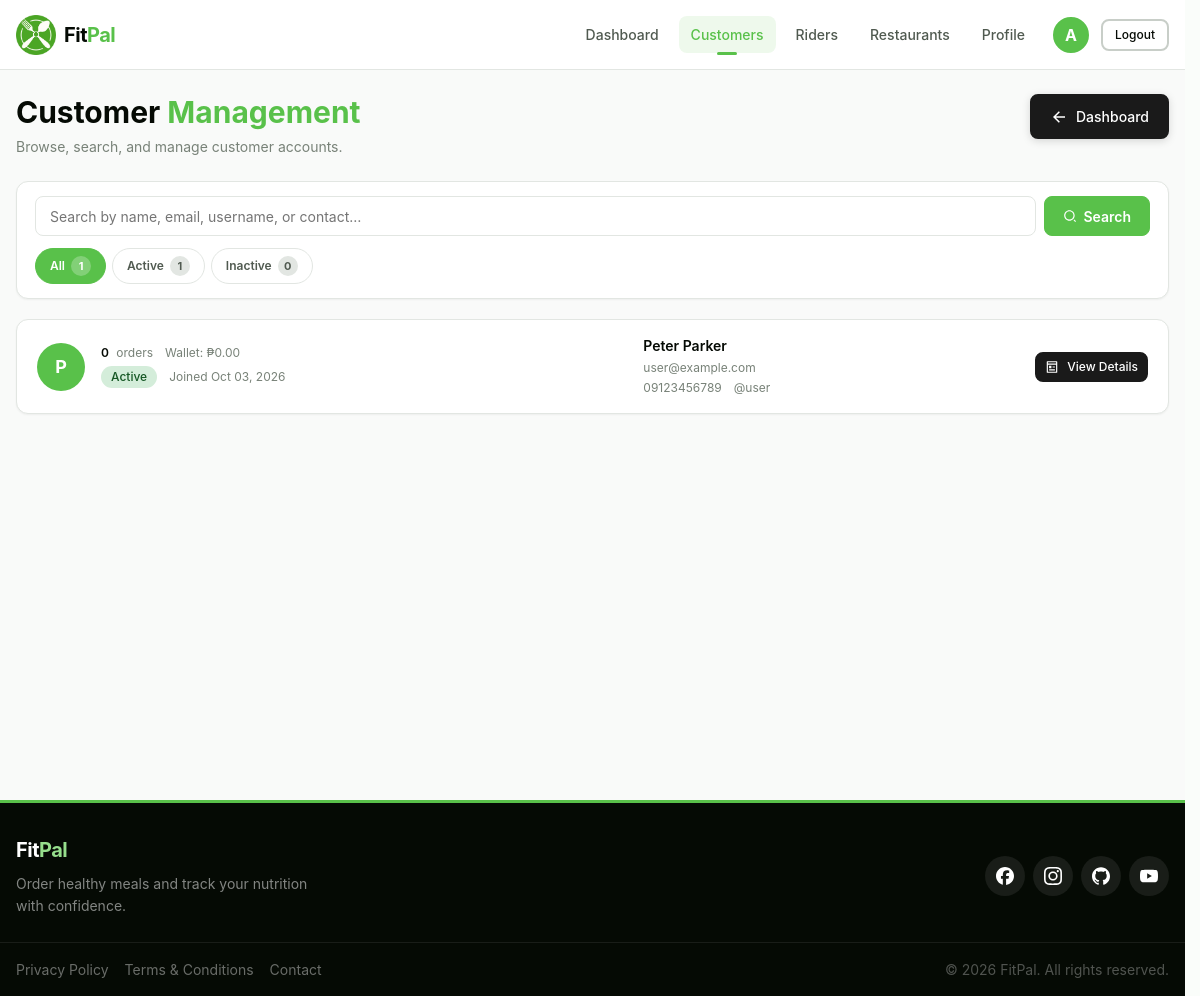
Page /admin/pages/customers.php (signed in) on the committed database.
### tables this page shows
CREATE TABLE customer (
    customer_id INT AUTO_INCREMENT PRIMARY KEY,
    first_name VARCHAR(50) NOT NULL,
    middle_name VARCHAR(50) NULL,
    last_name VARCHAR(50) NOT NULL,
    birthdate DATE NULL,
    gender VARCHAR(10) NULL CHECK (
        gender IN ('Male', 'Female', 'Other')
    ),
    email VARCHAR(100) NOT NULL UNIQUE,
    contact_number VARCHAR(15) NULL,
    username VARCHAR(30) NULL UNIQUE,
    password VARCHAR(255) NOT NULL,
    date_created TIMESTAMP DEFAULT CURRENT_TIMESTAMP,
    is_active TINYINT(1) DEFAULT 1,
    INDEX idx_email (email),
    INDEX idx_username (username),
    INDEX idx_contact_number (contact_number)
) COMMENT = 'Customer account information';

### admin/backend/database/admin-queries.php (called while the page is built, shortened)
<?php
function adminPaginationEnvelope(int $total, int $perPage, int $page): array
{
    $perPage = max(1, $perPage);
    $page    = max(1, $page);
    $totalPages = $total > 0 ? (int)ceil($total / $perPage) : 1;
    return [
        'total'      => $total,
        'perPage'    => $perPage,
        'page'       => $page,
        'totalPages' => $totalPages,
    ];
}
function getCustomersPaginated(
    PDO $db,
    int $page = 1,
    int $perPage = 5,
    string $search = '',
    string $statusFilter = 'all',
    bool $withTotal = true
): array {
    $where  = "WHERE 1=1";
    $params = [];
    if ($withTotal) {
        $countStmt = $db->prepare("SELECT COUNT(*) FROM customer c {$where}");
        $countStmt->execute();
        $total = (int)$countStmt->fetchColumn();
    } else {
        $total = 0;
    }
    $env = adminPaginationEnvelope($total, $perPage, $page);
    $stmt = $db->prepare(
        "SELECT
            c.customer_id, c.first_name, c.middle_name, c.last_name,
            c.email, c.contact_number, c.username, c.is_active, c.date_created,
            cp.dietary_preferences, cp.allergies, cp.fitness_goal,
            fa.balance,
            (SELECT COUNT(*) FROM orders o WHERE o.customer_id = c.customer_id) AS order_count
         FROM customer c
         LEFT JOIN customer_profile cp ON cp.customer_id = c.customer_id
         LEFT JOIN financial_account fa ON cp.financial_account_id = fa.financial_account_id
         {$where}
         ORDER BY c.date_created DESC
         LIMIT :limit OFFSET :offset"
    );
    $stmt->bindValue(':limit',  $env['perPage'], PDO::PARAM_INT);
    $stmt->bindValue(':offset', ($env['page'] - 1) * $env['perPage'], PDO::PARAM_INT);
    $stmt->execute();
    $rows = $stmt->fetchAll(PDO::FETCH_ASSOC);
    return [
        'rows'       => $rows,
        'total'      => $env['total'],
        'page'       => $env['page'],
        'perPage'    => $env['perPage'],
        'totalPages' => $env['totalPages'],
    ];
}
function getCustomerCountsByStatus(PDO $db): array
{
    $row = $db->query(
        "SELECT
            COUNT(*) AS all_count,
            SUM(CASE WHEN is_active = 1 THEN 1 ELSE 0 END) AS active_count,
            SUM(CASE WHEN is_active = 0 THEN 1 ELSE 0 END) AS inactive_count
         FROM customer"
    )->fetch(PDO::FETCH_ASSOC) ?: [];
    return [
        'all'      => (int)($row['all_count'] ?? 0),
        'active'   => (int)($row['active_count'] ?? 0),
        'inactive' => (int)($row['inactive_count'] ?? 0),
    ];
}
function formatAdminCurrency(int|float|string|null $amount): string
{
    return '₱' . number_format((float)($amount ?? 0), 2);
}
function formatAdminDateShort(?string $date): string
{
    $ts = strtotime($date);
    return $ts !== false ? date('M d, Y', $ts) : $date;
}
function adminName(array $row): string
{
    $parts = array_filter([
        $row['first_name']  ?? '',
        $row['middle_name'] ?? '',
        $row['last_name']   ?? '',
    ], static fn($v) => trim((string)$v) !== '');
    return trim(implode(' ', $parts)) ?: '—';
}
function adminInitial(array $row): string
{
    $first = trim((string)($row['first_name'] ?? ''));
    return strtoupper(substr($first !== '' ? $first : 'A', 0, 1));
}

### admin/pages/customers.php (the view, shortened to what this page needs)
<?php
require_once __DIR__ . '/../includes/header.php';
require_once __DIR__ . '/../backend/database/admin-queries.php';
$page     = isset($_GET['page']) ? max(1, (int)$_GET['page']) : 1;
$search   = isset($_GET['search']) ? trim((string)$_GET['search']) : '';
$status   = isset($_GET['status']) ? (string)$_GET['status'] : 'all';
$perPage  = 5;
$counts = getCustomerCountsByStatus($database_connection);
$data   = getCustomersPaginated($database_connection, $page, $perPage, $search, $status);
$rows   = $data['rows'];
function buildCustomerUrl(array $overrides = []): string
{
    $params = [
        'page'   => $_GET['page']   ?? 1,
        'search' => $_GET['search'] ?? '',
        'status' => $_GET['status'] ?? 'all',
    ];
    foreach ($overrides as $k => $v) {
        if ($v === null || $v === '') {
            unset($params[$k]);
        } else {
            $params[$k] = $v;
        }
    }
    return '?' . http_build_query($params);
}
?>
<div class="content admin-list-page">
    <div class="container">
        <header class="admin-page-header">
            <div class="admin-page-header-left">
                <h1 class="heading-2">Customer <span>Management</span></h1>
                <p class="text-muted">Browse, search, and manage customer accounts.</p>
            </div>
            <div class="admin-page-header-actions">
                <a href="dashboard.php" class="btn btn-outline btn-sm">
                    <img src="<?php echo $assetBase; ?>assets/images/icons/arrow-left-line.svg" alt="" class="btn-icon"
                        width="16" height="16">
                    <span>Dashboard</span>
                </a>
            </div>
        </header>
        <div class="admin-filter-bar">
            <form method="GET" action="" class="admin-search-form">
                <input type="text" name="search" class="admin-search-input"
                    placeholder="Search by name, email, username, or contact…"
                    value="<?php echo htmlspecialchars($search, ENT_QUOTES, 'UTF-8'); ?>">
                <button type="submit" class="admin-search-btn">
                    <img src="<?php echo $assetBase; ?>assets/images/icons/search-line.svg" alt=""
                        class="btn-icon btn-icon-14" width="14" height="14">
                    <span>Search</span>
                </button>
            </form>
            <nav class="admin-filter-tabs" aria-label="Customer status filter">
                <a href="<?php echo htmlspecialchars(buildCustomerUrl(['status' => 'all', 'page' => 1, 'search' => $search]), ENT_QUOTES, 'UTF-8'); ?>"
                    class="admin-filter-tab <?php echo $status === 'all' ? 'active' : ''; ?>">
                    All <span class="filter-count"><?php echo number_format($counts['all']); ?></span>
                </a>
                <a href="<?php echo htmlspecialchars(buildCustomerUrl(['status' => 'active', 'page' => 1, 'search' => $search]), ENT_QUOTES, 'UTF-8'); ?>"
                    class="admin-filter-tab <?php echo $status === 'active' ? 'active' : ''; ?>">
                    Active <span class="filter-count"><?php echo number_format($counts['active']); ?></span>
                </a>
                <a href="<?php echo htmlspecialchars(buildCustomerUrl(['status' => 'inactive', 'page' => 1, 'search' => $search]), ENT_QUOTES, 'UTF-8'); ?>"
                    class="admin-filter-tab <?php echo $status === 'inactive' ? 'active' : ''; ?>">
                    Inactive <span class="filter-count"><?php echo number_format($counts['inactive']); ?></span>
                </a>
            </nav>
        </div>
        <div class="admin-table-card">
            <?php if (empty($rows)): ?>
            <div class="admin-table-empty">
                <div class="admin-table-empty-icon" aria-hidden="true"
                    data-fallback-src="<?php echo $assetBase; ?>assets/images/icons/user-profile-circle.svg">
                    <img src="<?php echo $assetBase; ?>assets/images/icons/search-line.svg" alt="">
                </div>
                <p class="admin-table-empty-title">No customers found</p>
                <p class="admin-table-empty-text">
                    <?php if ($search !== ''): ?>
                    No results for "<?php echo htmlspecialchars($search, ENT_QUOTES, 'UTF-8'); ?>".
                    <?php else: ?>
                    Try a different filter or clear your search.
                    <?php endif; ?>
                </p>
            </div>
            <?php else: ?>
            <div class="admin-table-customers">
                <?php foreach ($rows as $c):
                    $cid = (int)$c['customer_id'];
                    $name = adminName($c);
                    $initial = adminInitial($c);
                    $isActive = (int)$c['is_active'] === 1;
                ?>
                <div class="admin-table-row">
                    <div class="admin-cell-avatar">
                        <?php echo htmlspecialchars($initial, ENT_QUOTES, 'UTF-8'); ?>
                    </div>
                    <div class="admin-cell-body">
                        <p class="admin-cell-title"><?php echo htmlspecialchars($name, ENT_QUOTES, 'UTF-8'); ?></p>
                        <p class="admin-cell-subtitle">
                            <?php echo htmlspecialchars((string)$c['email'], ENT_QUOTES, 'UTF-8'); ?>
                        </p>
                        <div class="admin-cell-meta">
                            <span class="admin-cell-meta-item">
                                <?php echo htmlspecialchars((string)($c['contact_number'] ?? '—'), ENT_QUOTES, 'UTF-8'); ?>
                            </span>
                            <span class="admin-cell-meta-item">
                                @<?php echo htmlspecialchars((string)($c['username'] ?? '—'), ENT_QUOTES, 'UTF-8'); ?>
                            </span>
                        </div>
                    </div>
                    <div class="admin-cell-body">
                        <div class="admin-cell-meta">
                            <span class="admin-cell-meta-item">
                                <strong><?php echo number_format((int)($c['order_count'] ?? 0)); ?></strong>&nbsp;orders
                            </span>
                            <span class="admin-cell-meta-item">
                                Wallet: <?php echo formatAdminCurrency((float)($c['balance'] ?? 0)); ?>
                            </span>
                        </div>
                        <div class="admin-cell-meta">
                            <span class="badge <?php echo $isActive ? 'badge-success' : 'badge-secondary'; ?>">
                                <?php echo $isActive ? 'Active' : 'Inactive'; ?>
                            </span>
                            <span class="admin-cell-meta-item">
                                Joined
                                <?php echo htmlspecialchars(formatAdminDateShort((string)($c['date_created'] ?? '')), ENT_QUOTES, 'UTF-8'); ?>
                            </span>
                        </div>
                    </div>
                    <div class="admin-cell-actions">
                        <a href="<?php echo htmlspecialchars(buildCustomerUrl(['open' => $cid]), ENT_QUOTES, 'UTF-8'); ?>"
                            class="btn btn-outline btn-sm">
                            <img src="<?php echo $assetBase; ?>assets/images/icons/pages-line.svg" alt=""
                                class="btn-icon btn-icon-14" width="14" height="14">
                            <span>View Details</span>
                        </a>
                    </div>
                </div>
                <?php endforeach; ?>
            </div>
            <?php endif; ?>
        </div>
    </div>
</div>
<?php require_once __DIR__ . '/../../shared/includes/footer.php'; ?>

### shared/assets/css/global.css (style rules this page uses)
:root { --text: #050a04; --background: #fafdfa; --primary: #59c14a; --secondary: #96de8c; --accent: #6cd85c; --primary-dark: #3d8a32; --primary-light: #7dce6e; --secondary-dark: #6cb862; --secondary-light: #b0e8a8; --accent-dark: #4ab83a; --accent-light: #8ae07c; --white: #ffffff; --black: #000000; --gray: #718096; --gray-50: #f9faf9; --gray-100: #f0f2f0; --gray-200: #e2e6e2; --gray-300: #c8cec8; --gray-400: #a0a8a0; --gray-500: #788278; --gray-600: #505a50; --gray-700: #384238; --gray-800: #202a20; --gray-900: #0a120a; --success: #28a745; --warning: #ffc107; --danger: #dc3545; --info: #17a2b8; --font-family: -apple-system, BlinkMacSystemFont, 'Segoe UI', Roboto, Oxygen, Ubuntu, Cantarell, 'Helvetica Neue', Arial, sans-serif; --font-size-xs: 0.75rem; --font-size-sm: 0.875rem; --font-size-base: 1rem; --font-size-lg: 1.125rem; --font-size-xl: 1.25rem; --font-size-2xl: 1.5rem; --font-size-3xl: 1.875rem; --font-size-4xl: 2.25rem; --font-size-5xl: 3rem; --font-weight-normal: 400; --font-weight-medium: 500; --font-weight-semibold: 600; --font-weight-bold: 700; --line-height-tight: 1.2; --line-height-normal: 1.5; --line-height-relaxed: 1.75; --spacing-1: 0.25rem; --spacing-2: 0.5rem; --spacing-3: 0.75rem; --spacing-4: 1rem; --spacing-5: 1.25rem; --spacing-6: 1.5rem; --spacing-8: 2rem; --spacing-10: 2.5rem; --spacing-12: 3rem; --spacing-16: 4rem; --spacing-20: 5rem; --radius-sm: 0.25rem; --radius-base: 0.5rem; --radius-lg: 0.75rem; --radius-xl: 1rem; --radius-full: 9999px; --shadow-sm: 0 1px 2px rgba(5, 10, 4, 0.05); --shadow-base: 0 1px 3px rgba(5, 10, 4, 0.1), 0 1px 2px rgba(5, 10, 4, 0.06); --shadow-md: 0 4px 6px rgba(5, 10, 4, 0.07), 0 2px 4px rgba(5, 10, 4, 0.06); --shadow-lg: 0 10px 15px rgba(5, 10, 4, 0.1), 0 4px 6px rgba(5, 10, 4, 0.05); --shadow-xl: 0 20px 25px rgba(5, 10, 4, 0.1), 0 10px 10px rgba(5, 10, 4, 0.04); --transition-fast: 150ms ease; --transition-base: 250ms ease; --transition-slow: 350ms ease; --z-dropdown: 1000; --z-sticky: 1020; --z-fixed: 1030; --z-modal-backdrop: 1040; --z-modal: 1050; --z-popover: 1060; --z-tooltip: 1070; }
*, *::before, *::after { box-sizing: border-box; margin: 0; padding: 0; }
html { scroll-behavior: smooth; -webkit-text-size-adjust: 100%; }
body { font-family: var(--font-family); font-size: var(--font-size-base); font-weight: var(--font-weight-normal); line-height: var(--line-height-normal); color: var(--text); background-color: var(--background); min-height: 100vh; display: flex; flex-direction: column; -webkit-font-smoothing: antialiased; -moz-osx-font-smoothing: grayscale; }
img { max-width: 100%; height: auto; display: block; }
a { color: var(--primary); text-decoration: none; transition: color var(--transition-fast); }
button { cursor: pointer; font-family: inherit; font-size: inherit; border: none; background: none; color: inherit; transition: all var(--transition-fast); }
input, select, textarea { font-family: inherit; font-size: var(--font-size-base); color: var(--text); border: 1px solid var(--gray-300); border-radius: var(--radius-base); padding: var(--spacing-2) var(--spacing-3); background: var(--white); transition: border-color var(--transition-fast), box-shadow var(--transition-fast); width: 100%; }
.content { flex: 1; display: flex; flex-direction: column; width: 100%; padding: 0; min-height: calc(100vh - 70px); }
.heading-2 { font-size: var(--font-size-4xl); font-weight: var(--font-weight-bold); line-height: var(--line-height-tight); color: var(--text); }
.text-muted { color: var(--gray-500); }
.container { max-width: 1200px; margin: 0 auto; padding: 0 var(--spacing-4); width: 100%; }
.btn { display: inline-flex; align-items: center; justify-content: center; gap: var(--spacing-2); padding: var(--spacing-2) var(--spacing-4); border-radius: var(--radius-base); font-weight: var(--font-weight-medium); font-size: var(--font-size-sm); line-height: var(--line-height-normal); text-align: center; text-decoration: none; transition: all var(--transition-fast); border: 2px solid transparent; cursor: pointer; white-space: nowrap; }
.btn-outline { background-color: transparent; color: var(--black); border-color: var(--black); }
.btn-sm { padding: var(--spacing-1) var(--spacing-2); font-size: var(--font-size-xs); }

### admin/assets/css/header.css (style rules this page uses)
html { scrollbar-gutter: stable; }

### rows in the picture
customer: first_name "P", name "Peter Parker", email "user@example.com", contact_number "09123456789", username "user", order_count "0", balance "₱0.00", is_active "Active", date_created "Oct 03, 2026"

### other values in the picture
$adminInitial "A"
$counts['all'] "1"
$counts['active'] "1"
$counts['inactive'] "0"
